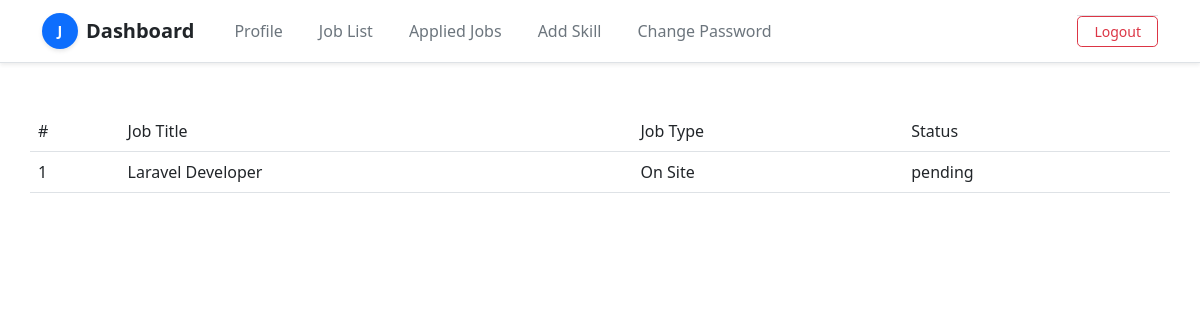
The page /appliedjobs/ (signed in) on the database its author committed.
### Job_App/models.py (models this page shows, shortened)
class ApplyModel(models.Model):
    _STATUS = [
        ('pending','pending'),
        ('shortlisted','shortlisted'),
        ('rejected','rejected'),
    ]
    user = models.ForeignKey(JobseekerProfileModel, on_delete=models.CASCADE)
    recruiter = models.ForeignKey(RecruiterProfileModel, on_delete=models.CASCADE)
    job = models.ForeignKey(JobpostModel, on_delete=models.CASCADE)
    status = models.CharField(choices=_STATUS, default='pending')

class JobpostModel(models.Model):
    user = models.ForeignKey(RecruiterProfileModel, on_delete=models.CASCADE)
    title = models.CharField(max_length=200,null=True)
    type = models.CharField(max_length=200,null=True)
    description = models.TextField(null=True)
    image = models.ImageField(upload_to='media/jobs', null=True)
    skill_set = models.ManyToManyField(SkillsModel, blank=True)

### Job_App/views.py (the view)
# urls.py: path('appliedjobs/',appliedjobPage,name='appliedjobs'),
def appliedjobPage(req):
    if req.user.user_type == 'jobseeker':
        user = JobseekerProfileModel.objects.get(user = req.user)
        allappliedjobs = ApplyModel.objects.filter(user = user)
        con ={
            'allappliedjobs': allappliedjobs
        }
        return render(req, 'pages/appliedjoblist.html', con)
    else:
        return redirect('dashboard')

### Job_App/templates/pages/appliedjoblist.html (shortened to what this page needs)
{% extends 'base/base.html' %}
{% block body %}
<div class="row">
    <table class="table table-hover">
        <tr>
            <td>#</td>
            <td>Job Title</td>
            <td>Job Type</td>
            <td>Status</td>
        </tr>
        {% for a in allappliedjobs %}
            <tr>
                <td>{{forloop.counter}}</td>
                <td>{{a.job.title}}</td>
                <td>{{a.job.type}}</td>
                <td>{{a.status}}</td>
            </tr>
        {% endfor %}
    </table>
</div>
{% endblock body %}

### rows shown on the page
ApplyModel: job "Laravel Developer", job.type "On Site", status "pending"
